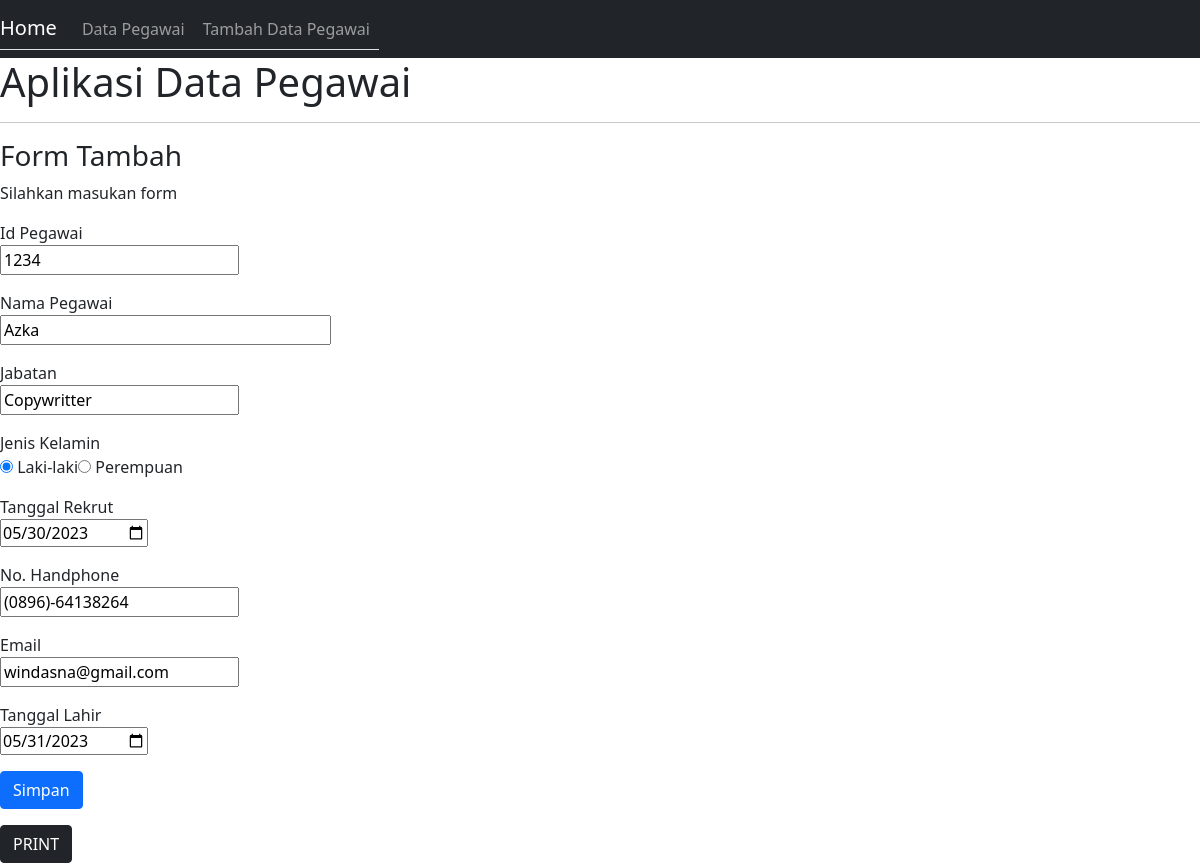
Screenshot of /index.php?file=pegawai&aksi=edit&id=1234 with the database file from the repository.
### tables this page shows
CREATE TABLE `pegawai` (
  `id_pegawai` varchar(15) NOT NULL,
  `nama_pegawai` varchar(150) NOT NULL,
  `jabatan` text NOT NULL,
  `jenis_kelamin` enum('L','P') NOT NULL,
  `tanggal_rekrut` date NOT NULL,
  `no_handphone` varchar(15) NOT NULL,
  `email` varchar(30) NOT NULL,
  `tanggal_lahir` date NOT NULL,
  `data_pegawai` varchar(30) NOT NULL
);

### class/Database.php (called while the page is built, shortened)
<?php
class Database {
protected $host='localhost';
protected $user='root';
protected $pass='';
protected $dbname='apl_pegawai';
public function bukaKoneksi(){
$this->mysqli=NEW mysqli($this->host,
$this->user,$this->pass,$this->dbname);
}
}

### class/Pegawai.php (called while the page is built, shortened)
<?php
class Pegawai extends Database {
public function detail($id){
$sql=$this->mysqli->query("SELECT * FROM pegawai WHERE id_pegawai='".$id."'") or die ($this->CekError());
$dataPegawai=$sql->fetch_object();
if(isset($dataPegawai)){
return $dataPegawai;
}
}
}

### pegawai.php (the view, shortened to what this page needs)
<?php
$daftarPegawai=NEW Pegawai;
if($_GET['aksi']=='tampil'){
$html = null;
$html .='<center><h3>Daftar Pegawai</h3></center>';
$html .='<table class="table table-dark" border="1" width="100%">
<thead>
<th>No.</th>
<th>Id Pegawai</th>
<th>Nama Pegawai</th>
<th>Jabatan</th>
<th>Jenis Kelamin</th>
<th>Tanggal Rekrut</th>
<th>No. Handphone</th>
<th>Email</th>
<th>Tanggal Lahir</th>
<th>Aksi</th>
</thead>
<tbody>';
$data = $daftarPegawai->tampil();
$no=null;
if(isset($data)){
foreach($data as $barisPegawai){
$no++;
$html .='<tr>
<td>'.$no.'</td>
<td>'.$barisPegawai->id_pegawai.'</td>
<td>'.$barisPegawai->nama_pegawai.'</td>
<td>'.$barisPegawai->jabatan.'</td>
<td>'.$barisPegawai->jenis_kelamin.'</td>
<td>'.$barisPegawai->tanggal_rekrut.'</td>
<td>'.$barisPegawai->no_handphone.'</td>
<td>'.$barisPegawai->email.'</td>
<td>'.$barisPegawai->tanggal_lahir.'</td>
<td>
<a class="btn btn-success"
href="index.php?file=pegawai&aksi=edit&id='.$barisPegawai->id_pegawai.'">Edit</a>
<a class="btn btn-danger"
href="index.php?file=pegawai&aksi=hapus&id='.$barisPegawai->id_pegawai.'">Hapus</a>
</td>
</tr>';
}
}
$html .='</tbody>
</table>';
echo $html;
}
else if ($_GET['aksi']=='edit') {
$pegawai=$daftarPegawai->detail($_GET['id']);
if($pegawai->jenis_kelamin =='L') { $pilihL='checked'; $pilihP =null; }
else { $pilihL='checked'; $pilihP =null; }
$html =null;
$html .='<h3>Form Tambah</h3>';
$html .='<p>Silahkan masukan form </p>';
$html .='<form method="POST" action="index.php?file=pegawai&aksi=update">';
$html .='<p>Id Pegawai<br/>';
$html .='<input type="text" name="txtId" value="'.$pegawai->id_pegawai.'" placeholder="Masukan Id Pegawai" readonly/></p>';
$html .='<p>Nama Pegawai<br/>';
$html .='<input type="text" name="txtNama"  value="'.$pegawai->nama_pegawai.'"placeholder="Masukan Nama Lengkap" size="30" required/></p>';
$html .='<p>Jabatan<br/>';
$html .='<input type="text" name="txtJabatan"  value="'.$pegawai->jabatan.'"placeholder="Masukan Jabatan" autofocus/></p>';
$html .='<p>Jenis Kelamin<br/>';
$html .='<input type="radio" name="txtJenisKelamin" value="L" '.$pilihL.'> Laki-laki';
$html .='<input type="radio" name="txtJenisKelamin" value="P" '.$pilihP.'> Perempuan</p>';
$html .='<p>Tanggal Rekrut<br/>';
$html .='<input type="date" name="txtTanggalRekrut" value="'.$pegawai->tanggal_rekrut.'" required/></p>';
$html .='<p>No. Handphone<br/>';
$html .='<input type="text" name="txtNoHandphone"  value="'.$pegawai->no_handphone.'" placeholder="Masukan Nomor" autofocus/></p>';
$html .='<p>Email<br/>';
$html .='<input type="text" name="txtEmail"  value="'.$pegawai->email.'" placeholder="Masukan Email" autofocus/></p>';
$html .='<p>Tanggal Lahir<br/>';
$html .='<input type="date" name="txtTanggalLahir" value="'.$pegawai->tanggal_lahir.'" required/></p>';
$html .='<p><input type="submit" class="btn btn-primary" name="tombolSimpan" value="Simpan"/></p>';
$html .='</form>';
echo $html;
}
?>

### rows the page displays
pegawai: txtId "1234", txtNama "Azka", txtJabatan "Copywritter", txtTanggalRekrut "05/30/2023", txtNoHandphone "(0896)-64138264", txtEmail "windasna@gmail.com", txtTanggalLahir "05/31/2023"
